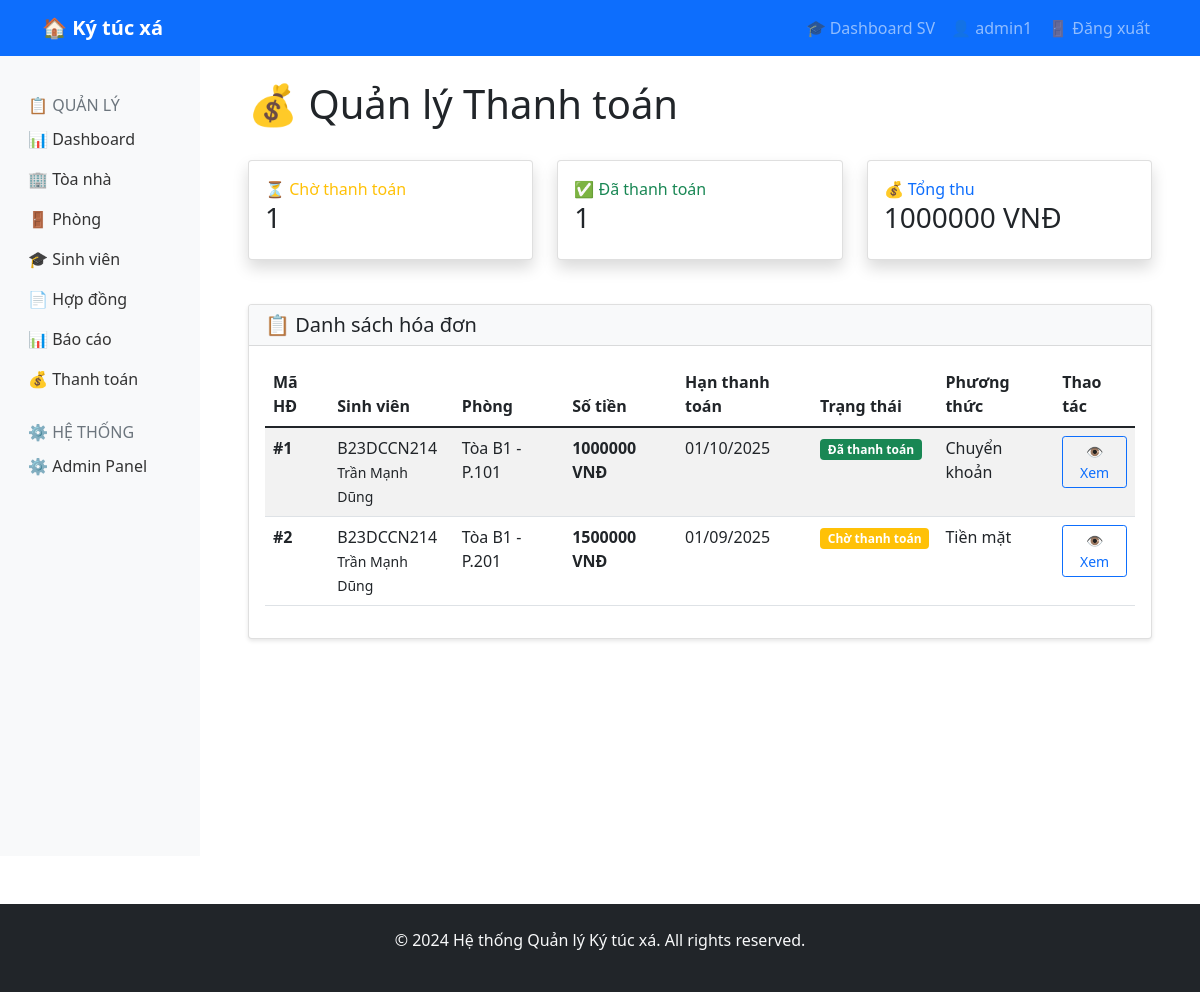
Screenshot of /payments/ (signed in) with the database file from the repository.
### accounts/models.py (models this page shows, shortened)
class CustomUser(AbstractUser):
    USER_TYPE_CHOICES = (
        ('student', 'Sinh viên'),
        ('manager', 'Quản lý'),
        ('staff', 'Nhân viên'),
    )
    user_type = models.CharField(max_length=10, choices=USER_TYPE_CHOICES, default='student')
    phone = models.CharField(max_length=15, blank=True)
    address = models.TextField(blank=True)
    date_of_birth = models.DateField(null=True, blank=True)
    avatar = models.ImageField(upload_to='avatars/', null=True, blank=True)

### payment/models.py (models this page shows, shortened)
class Payment(models.Model):
    PAYMENT_METHODS = (
        ('cash', 'Tiền mặt'),
        ('bank_transfer', 'Chuyển khoản'),
        ('momo', 'Ví MoMo'),
        ('zalopay', 'ZaloPay'),
    )
    STATUS_CHOICES = (
        ('pending', 'Chờ thanh toán'),
        ('paid', 'Đã thanh toán'),
        ('cancelled', 'Đã hủy'),
        ('failed', 'Thất bại'),
    )
    contract = models.ForeignKey(Contract, on_delete=models.CASCADE)
    amount = models.DecimalField(max_digits=12, decimal_places=2)
    payment_method = models.CharField(max_length=20, choices=PAYMENT_METHODS, default='cash')
    status = models.CharField(max_length=20, choices=STATUS_CHOICES, default='pending')
    due_date = models.DateField()
    paid_date = models.DateField(null=True, blank=True)
    transaction_id = models.CharField(max_length=100, blank=True)
    notes = models.TextField(blank=True)
    created_at = models.DateTimeField(auto_now_add=True)
    updated_at = models.DateTimeField(auto_now=True)

### dormitory/models.py (models this page shows, shortened)
class Contract(models.Model):
    contract_number = models.CharField(max_length=20, unique=True)
    student = models.ForeignKey(Student, on_delete=models.CASCADE)
    room = models.ForeignKey(Room, on_delete=models.CASCADE)
    start_date = models.DateField()
    end_date = models.DateField()
    deposit = models.DecimalField(max_digits=10, decimal_places=2)
    status_choices = (
        ('active', 'Đang hoạt động'),
        ('expired', 'Đã hết hạn'),
        ('terminated', 'Đã chấm dứt'),
    )
    status = models.CharField(max_length=20, choices=status_choices, default='active')
    created_at = models.DateTimeField(auto_now_add=True)

class Student(models.Model):
    user = models.OneToOneField(CustomUser, on_delete=models.CASCADE)
    student_id = models.CharField(max_length=20, unique=True)
    university = models.CharField(max_length=200)
    faculty = models.CharField(max_length=100)
    course = models.CharField(max_length=50)
    full_name = models.CharField(max_length=100, blank=True)
    date_of_birth = models.DateField(null=True, blank=True)

class Room(models.Model):
    room_number = models.CharField(max_length=10)
    building = models.ForeignKey(Building, on_delete=models.CASCADE)
    room_type = models.ForeignKey(RoomType, on_delete=models.CASCADE)
    floor = models.IntegerField()
    status_choices = (
        ('available', 'Còn trống'),
        ('occupied', 'Đã thuê'),
        ('maintenance', 'Bảo trì'),
    )
    status = models.CharField(max_length=20, choices=status_choices, default='available')
    notes = models.TextField(blank=True)
    class Meta:
        unique_together = ['building', 'room_number']

class Building(models.Model):
    name = models.CharField(max_length=100)
    address = models.TextField()
    total_floors = models.IntegerField()
    description = models.TextField(blank=True)
    created_at = models.DateTimeField(auto_now_add=True)

### payment/views.py (the view)
# urls.py: path('', views.payment_list, name='payment_list'),
@login_required
def payment_list(request):
    if request.user.user_type == 'student':
        student = request.user.student
        contracts = Contract.objects.filter(student=student)
        payments = Payment.objects.filter(contract__in=contracts).select_related('contract__student', 'contract__room')
    else:
        payments = Payment.objects.all().select_related('contract__student', 'contract__room')
    total_pending = payments.filter(status='pending').count()
    total_paid = payments.filter(status='paid').count()
    total_amount = sum(p.amount for p in payments.filter(status='paid'))
    context = {
        'payments': payments,
        'stats': {
            'total_pending': total_pending,
            'total_paid': total_paid,
            'total_amount': total_amount,
        }
    }
    return render(request, 'payment/payment_list.html', context)

### payment/templates/payment/payment_list.html (shortened to what this page needs)
{% extends 'base.html' %}
{% block content %}
<div class="d-flex justify-content-between align-items-center mb-4">
    <h1>💰 Quản lý Thanh toán</h1>
</div>
<div class="row mb-4">
    <div class="col-md-4">
        <div class="card border-left-warning shadow">
            <div class="card-body">
                <div class="text-warning">⏳ Chờ thanh toán</div>
                <h3>{{ stats.total_pending }}</h3>
            </div>
        </div>
    </div>
    <div class="col-md-4">
        <div class="card border-left-success shadow">
            <div class="card-body">
                <div class="text-success">✅ Đã thanh toán</div>
                <h3>{{ stats.total_paid }}</h3>
            </div>
        </div>
    </div>
    <div class="col-md-4">
        <div class="card border-left-primary shadow">
            <div class="card-body">
                <div class="text-primary">💰 Tổng thu</div>
                <h3>{{ stats.total_amount|floatformat:0 }} VNĐ</h3>
            </div>
        </div>
    </div>
</div>
<div class="card">
    <div class="card-header bg-light">
        <h5 class="mb-0">📋 Danh sách hóa đơn</h5>
    </div>
    <div class="card-body">
        <div class="table-responsive">
            <table class="table table-striped">
                <thead>
                    <tr>
                        <th>Mã HĐ</th>
                        <th>Sinh viên</th>
                        <th>Phòng</th>
                        <th>Số tiền</th>
                        <th>Hạn thanh toán</th>
                        <th>Trạng thái</th>
                        <th>Phương thức</th>
                        <th>Thao tác</th>
                    </tr>
                </thead>
                <tbody>
                    {% for payment in payments %}
                    <tr>
                        <td><strong>#{{ payment.id }}</strong></td>
                        <td>
                            {{ payment.contract.student.student_id }}<br>
                            <small>{{ payment.contract.student.full_name }}</small>
                        </td>
                        <td>{{ payment.contract.room.building.name }} - P.{{ payment.contract.room.room_number }}</td>
                        <td><strong>{{ payment.amount|floatformat:0 }} VNĐ</strong></td>
                        <td>
                            {{ payment.due_date|date:"d/m/Y" }}
                        </td>
                        <td>
                            <span class="badge
                                {% if payment.status == 'paid' %}bg-success
                                {% elif payment.status == 'pending' %}bg-warning
                                {% else %}bg-danger{% endif %}">
                                {{ payment.get_status_display }}
                            </span>
                        </td>
                        <td>{{ payment.get_payment_method_display }}</td>
                        <td>
                            <a href="{% url 'payment_detail' payment.pk %}" class="btn btn-sm btn-outline-primary">👁️ Xem</a>
                        </td>
                    </tr>
                    {% endfor %}
                </tbody>
            </table>
        </div>
    </div>
</div>
{% endblock %}

### templates/base.html (shortened to what this page needs)
<!DOCTYPE html>
<html lang="vi">
  <head>
    <link
      href="https://cdn.jsdelivr.net/npm/bootstrap@5.1.3/dist/css/bootstrap.min.css"
      rel="stylesheet"
    />
  </head>
  <body>
    <nav class="navbar navbar-expand-lg navbar-dark bg-primary">
      <div class="container">
        <a class="navbar-brand" href="{% url 'home' %}">🏠 Ký túc xá</a>
        <div class="collapse navbar-collapse" id="navbarNav">
          <div class="navbar-nav ms-auto">
            {% if user.is_authenticated %}
              {% if user.user_type == 'student' %}
              <a class="nav-link" href="/student/dashboard/">🎓 Dashboard SV</a>
              <a class="nav-link" href="#">👤 {{ user.username }}</a>
              {% else %}
              <a class="nav-link" href="/dashboard/">📊 Dashboard</a>
              <a class="nav-link" href="/admin/">⚙️ Admin</a>
              <a class="nav-link" href="#">👤 {{ user.username }}</a>
              {% endif %}
              <a class="nav-link" href="/accounts/logout/">🚪 Đăng xuất</a>
            {% else %}
            <a class="nav-link" href="/accounts/login/">🔐 Đăng nhập SV</a>
            <a class="nav-link" href="/student/register/">📝 Đăng ký SV</a>
            <a class="nav-link" href="/admin/">⚙️ Quản lý</a>
            {% endif %}
          </div>
        </div>
      </div>
    </nav>
    <div class="container-fluid">
      <div class="row">
        {% if user.is_authenticated and user.user_type == 'manager' or user.user_type == 'staff' or user.is_staff %}
        <nav class="col-md-3 col-lg-2 d-md-block sidebar collapse bg-light">
          <div class="position-sticky pt-3">
            <h6
              class="sidebar-heading d-flex justify-content-between align-items-center px-3 mt-4 mb-1 text-muted"
            >
              <span>📋 QUẢN LÝ</span>
            </h6>
            <ul class="nav flex-column">
              <li class="nav-item">
                <a class="nav-link" href="/dashboard/">
                  📊 Dashboard
                </a>
              </li>
              <li class="nav-item">
                <a class="nav-link" href="/buildings/">
                  🏢 Tòa nhà
                </a>
              </li>
              <li class="nav-item">
                <a class="nav-link" href="/rooms/"> 🚪 Phòng </a>
              </li>
              <li class="nav-item">
                <a class="nav-link" href="/students/">
                  🎓 Sinh viên
                </a>
              </li>
              <li class="nav-item">
                <a class="nav-link" href="/contracts/">
                  📄 Hợp đồng
                </a>
              </li>
              <li class="nav-item">
                <a class="nav-link" href="/reports/"> 📊 Báo cáo </a>
              </li>
              <li class="nav-item">
                <a class="nav-link" href="/payments/">
                  💰 Thanh toán
                </a>
              </li>
            </ul>
            <h6
              class="sidebar-heading d-flex justify-content-between align-items-center px-3 mt-4 mb-1 text-muted"
            >
              <span>⚙️ HỆ THỐNG</span>
            </h6>
            <ul class="nav flex-column mb-2">
              <li class="nav-item">
                <a class="nav-link" href="/admin/"> ⚙️ Admin Panel </a>
              </li>
            </ul>
          </div>
        </nav>
        {% endif %}
        <main class="col-md-9 ms-sm-auto col-lg-10 px-md-4">
          <div class="container mt-4">
            {% block content %}
            {% endblock %}
          </div>
        </main>
      </div>
    </div>
    <footer class="bg-dark text-light mt-5 py-4">
      <div class="container text-center">
        <p>&copy; 2024 Hệ thống Quản lý Ký túc xá. All rights reserved.</p>
      </div>
    </footer>
  </body>
</html>

### templates/base.html (style rules this page uses)
.navbar-brand { font-weight: bold; }
.card { box-shadow: 0 2px 4px rgba(0, 0, 0, 0.1); margin-bottom: 20px; }
.sidebar { background-color: #f8f9fa; min-height: 100vh; }
.nav-link { color: #333; }

### rows the page displays
CustomUser: username "admin1"
Payment: id "1", contract.student.student_id "B23DCCN214", contract.student.full_name "Trần Mạnh Dũng", contract.room.building.name "Tòa B1", contract.room.room_number "101", amount "1000000", due_date "01/10/2025", status "Đã thanh toán", payment_method "Chuyển khoản"
Payment: id "2", contract.student.student_id "B23DCCN214", contract.student.full_name "Trần Mạnh Dũng", contract.room.building.name "Tòa B1", contract.room.room_number "201", amount "1500000", due_date "01/09/2025", status "Chờ thanh toán", payment_method "Tiền mặt"

### other values shown
{{ stats.total_pending }} "1"
{{ stats.total_paid }} "1"
{{ stats.total_amount|floatformat:0 }} "1000000"
